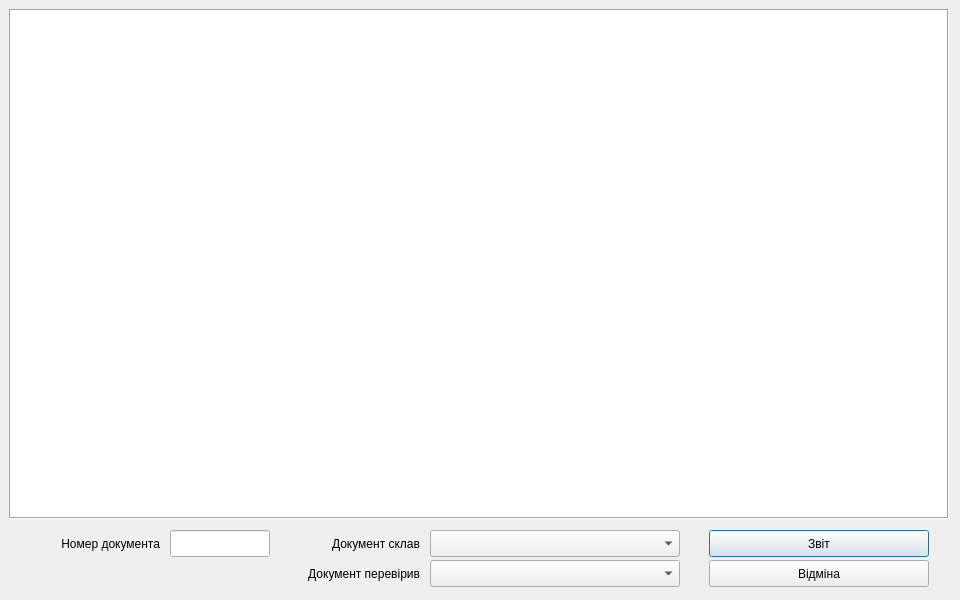
<?xml version="1.0" encoding="UTF-8"?>
<ui version="4.0">
 <class>Report_par1</class>
 <widget class="QDialog" name="Report_par1">
  <property name="windowModality">
   <enum>Qt::WindowModal</enum>
  </property>
  <property name="geometry">
   <rect>
    <x>0</x>
    <y>0</y>
    <width>960</width>
    <height>600</height>
   </rect>
  </property>
  <property name="windowTitle">
   <string>Параметри звіту</string>
  </property>
  <property name="windowIcon">
   <iconset>
    <normaloff>../icons/16x16/applications-engineering.png</normaloff>../icons/16x16/applications-engineering.png</iconset>
  </property>
  <property name="modal">
   <bool>true</bool>
  </property>
  <widget class="QTreeView" name="treeView">
   <property name="geometry">
    <rect>
     <x>9</x>
     <y>9</y>
     <width>940</width>
     <height>510</height>
    </rect>
   </property>
   <property name="sizePolicy">
    <sizepolicy hsizetype="Expanding" vsizetype="Expanding">
     <horstretch>0</horstretch>
     <verstretch>0</verstretch>
    </sizepolicy>
   </property>
   <property name="minimumSize">
    <size>
     <width>780</width>
     <height>440</height>
    </size>
   </property>
   <property name="maximumSize">
    <size>
     <width>16777215</width>
     <height>16777215</height>
    </size>
   </property>
   <property name="sizeIncrement">
    <size>
     <width>0</width>
     <height>0</height>
    </size>
   </property>
   <property name="frameShape">
    <enum>QFrame::Box</enum>
   </property>
   <property name="animated">
    <bool>true</bool>
   </property>
   <property name="wordWrap">
    <bool>true</bool>
   </property>
  </widget>
  <widget class="QLabel" name="label">
   <property name="geometry">
    <rect>
     <x>20</x>
     <y>530</y>
     <width>140</width>
     <height>27</height>
    </rect>
   </property>
   <property name="text">
    <string>Номер документа</string>
   </property>
   <property name="alignment">
    <set>Qt::AlignRight|Qt::AlignTrailing|Qt::AlignVCenter</set>
   </property>
  </widget>
  <widget class="QLabel" name="label_2">
   <property name="geometry">
    <rect>
     <x>280</x>
     <y>530</y>
     <width>140</width>
     <height>27</height>
    </rect>
   </property>
   <property name="text">
    <string>Документ склав</string>
   </property>
   <property name="alignment">
    <set>Qt::AlignRight|Qt::AlignTrailing|Qt::AlignVCenter</set>
   </property>
  </widget>
  <widget class="QLabel" name="label_3">
   <property name="geometry">
    <rect>
     <x>280</x>
     <y>560</y>
     <width>140</width>
     <height>27</height>
    </rect>
   </property>
   <property name="text">
    <string>Документ перевірив</string>
   </property>
   <property name="alignment">
    <set>Qt::AlignRight|Qt::AlignTrailing|Qt::AlignVCenter</set>
   </property>
  </widget>
  <widget class="QLineEdit" name="lineEdit">
   <property name="geometry">
    <rect>
     <x>170</x>
     <y>530</y>
     <width>100</width>
     <height>27</height>
    </rect>
   </property>
  </widget>
  <widget class="QComboBox" name="comboBox">
   <property name="geometry">
    <rect>
     <x>430</x>
     <y>530</y>
     <width>250</width>
     <height>27</height>
    </rect>
   </property>
  </widget>
  <widget class="QComboBox" name="comboBox_2">
   <property name="geometry">
    <rect>
     <x>430</x>
     <y>560</y>
     <width>250</width>
     <height>27</height>
    </rect>
   </property>
  </widget>
  <widget class="QPushButton" name="pushButton">
   <property name="geometry">
    <rect>
     <x>709</x>
     <y>530</y>
     <width>220</width>
     <height>27</height>
    </rect>
   </property>
   <property name="baseSize">
    <size>
     <width>100</width>
     <height>0</height>
    </size>
   </property>
   <property name="text">
    <string>Звіт</string>
   </property>
   <property name="icon">
    <iconset>
     <normaloff>../icons/16x16/document-preview.png</normaloff>../icons/16x16/document-preview.png</iconset>
   </property>
   <property name="iconSize">
    <size>
     <width>16</width>
     <height>16</height>
    </size>
   </property>
  </widget>
  <widget class="QPushButton" name="pushButton_2">
   <property name="geometry">
    <rect>
     <x>709</x>
     <y>560</y>
     <width>220</width>
     <height>27</height>
    </rect>
   </property>
   <property name="baseSize">
    <size>
     <width>100</width>
     <height>0</height>
    </size>
   </property>
   <property name="text">
    <string>Відміна</string>
   </property>
   <property name="icon">
    <iconset>
     <normaloff>../icons/16x16/dialog-cancel.png</normaloff>../icons/16x16/dialog-cancel.png</iconset>
   </property>
  </widget>
 </widget>
 <tabstops>
  <tabstop>treeView</tabstop>
  <tabstop>lineEdit</tabstop>
  <tabstop>comboBox</tabstop>
  <tabstop>comboBox_2</tabstop>
  <tabstop>pushButton</tabstop>
  <tabstop>pushButton_2</tabstop>
 </tabstops>
 <resources/>
 <connections/>
</ui>
